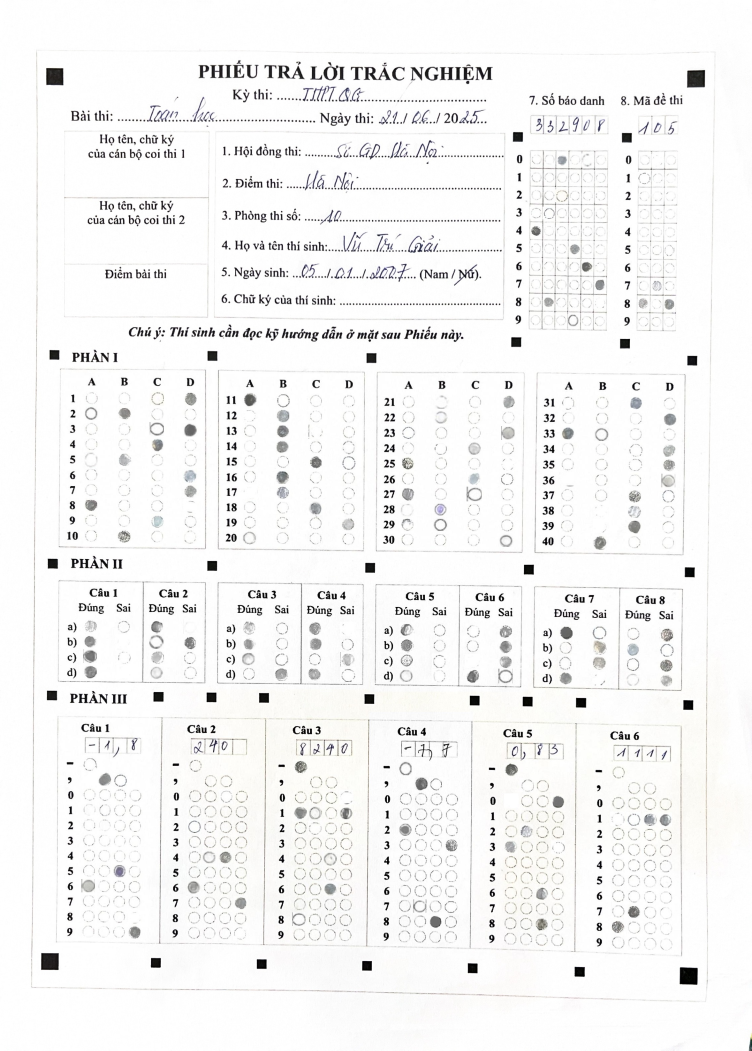
#> input picture IMG_1581_iter_1.jpg, 2255 x 3151 px, given as the content of the folder D:/2_DATA/IMG_TEST.jpg, which was not available (shown at 1/3 size)
$ python test_grid_centers_all.py
#> lines starting #> are read from the running program, lines starting #| are printed output that depends on the picture; after the words box and inside, x2 and y2 are one past the last pixel; in counts of white or black regions, pixels touching at a corner belong together; pictures that were not available may be replaced by others from this repository, and a replacement may not be noted
### image_processing.py
import cv2

def getNails(image_path):
    """
    Detects black squares in a given image and saves the output to a file.

    This function takes an image path, an output image path, and an output text path as input.
    It reads the image, processes it to find the centers of black squares, and saves the results
    in both an annotated image and a text file in YOLOv8 format.

    The coordinates of each detected square's center are also written beside the corresponding box
    in the annotated image.

    :param image_path: Path to the input image
    :param output_image_path: Path to the annotated output image
    :param output_txt_path: Path to the output text file
    :return: List of centers of the black squares in YOLOv8 format
    """
    image = cv2.imread(image_path)
#> image is the input picture: shape (3151, 2255, 3); mean B, G, R 244.1, 244.4, 244.6
    gray = cv2.cvtColor(image, cv2.COLOR_BGR2GRAY)
    gray = cv2.GaussianBlur(gray, (5, 5), 0)

    # Threshold the grayscale image
    _, thresh = cv2.threshold(gray, 128, 255, cv2.THRESH_BINARY_INV)
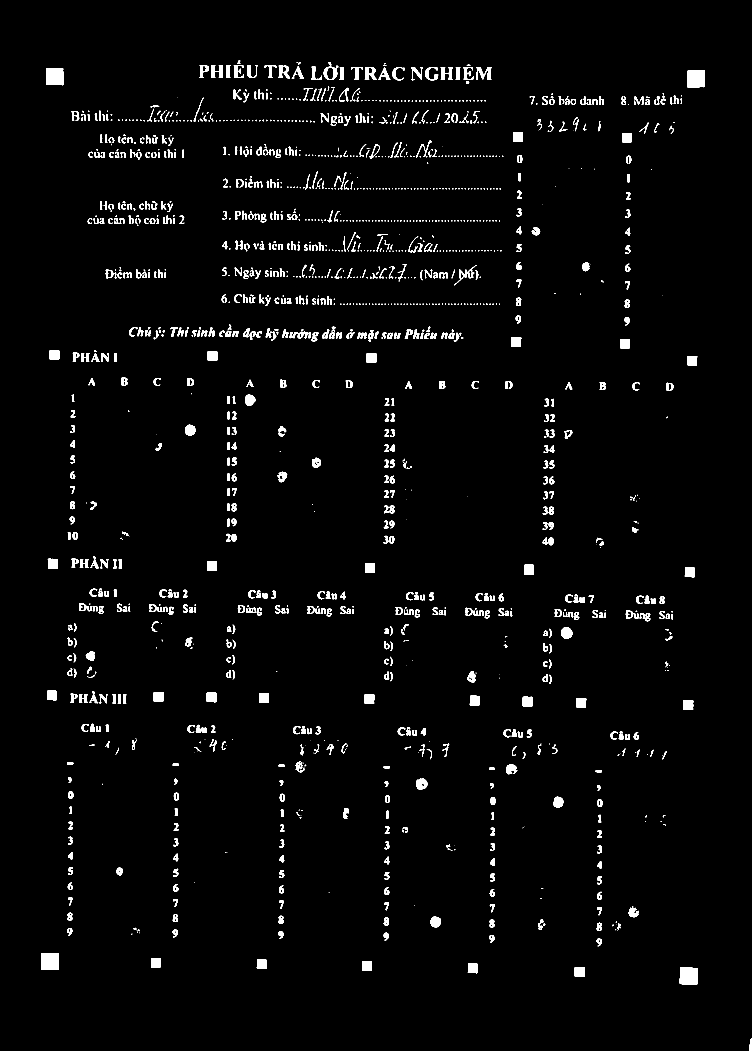
#> thresh: shape (3151, 2255) (shown at 1/3 size); 2.4% white; 1512 white regions (640 under 20 px)

    # Find contours in the thresholded image
    contours, _ = cv2.findContours(thresh, cv2.RETR_EXTERNAL, cv2.CHAIN_APPROX_SIMPLE)
#> contours = 1512 contours, 708 with area under 20; largest, box (x1, y1, x2, y2) and area: (2039, 2902, 2093, 2954) 2563, (2062, 210, 2115, 262) 2545, (124, 2860, 176, 2910) 2452, (139, 204, 190, 256) 2446, (971, 197, 1015, 240) 1288

    centers = []
    image_height, image_width = image.shape[:2]

    for contour in contours:
        # Approximate the contour to a polygon
        epsilon = 0.03 * cv2.arcLength(contour, True)
        approx = cv2.approxPolyDP(contour, epsilon, True)

        # Check if the polygon is a quadrilateral
        if len(approx) == 4:
            x, y, w, h = cv2.boundingRect(approx)
            aspect_ratio = w / float(h)

            # Ensure it's a square and of a reasonable size
            if 0.7 < aspect_ratio < 1.25 and w > 12 and h > 12:
                roi = thresh[y:y+h, x:x+w]
                black_pixels = cv2.countNonZero(roi)
                total_pixels = w * h
                fill_ratio = black_pixels / total_pixels

                # Check if the square is mostly filled
                if fill_ratio > 0.9:
                    M = cv2.moments(contour)
                    if M["m00"] != 0:
                        center_x = int(M["m10"] / M["m00"])
                        center_y = int(M["m01"] / M["m00"])

                        # Convert to YOLOv8 format
                        yolov8_x = center_x / image_width
                        yolov8_y = center_y / image_height

                        centers.append((yolov8_x, yolov8_y))

                        # Annotate the image
                        cv2.circle(image, (center_x, center_y), 5, (0, 0, 255), -1)
                        cv2.rectangle(image, (x, y), (x + w, y + h), (0, 255, 0), 2)

                        # Write coordinates beside the black box (Black text color)
                        coordinate_text = f"({yolov8_x:.4f}, {yolov8_y:.4f})"
                        cv2.putText(image, coordinate_text, (center_x + 10, center_y - 10),
                                    cv2.FONT_HERSHEY_SIMPLEX, 0.5, (0, 0, 0), 1, cv2.LINE_AA)
#> this loop made 1512 passes
#> (epsilon, approx, x, y, w, h, aspect_ratio, black_pixels) on passes 2 to 5: (6.06, [[2041, 2902], [2039, 2950], [2090, 2953], [2092, 2905]], 2039, 2902, 54, 52, 1.04, 2663), (3.35, [[1725, 2901], [1724, 2928], [1752, 2929], [1753, 2902]], 1724, 2901, 30, 29, 1.03, 865), (3.41, [[1404, 2890], [1404, 2918], [1430, 2919], [1431, 2891]], 1404, 2890, 28, 30, 0.933, 801), (3.25, [[1088, 2883], [1087, 2910], [1113, 2911], [1115, 2885]], 1087, 2883, 29, 29, 1, 811)
#> pass 2, in getNails, `roi = thresh[y:y+h, x:x+w]`:
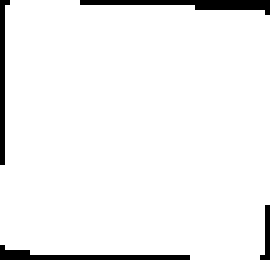
#> roi: shape (52, 54) (shown 5 times larger); 94.8% white; black in thin lines or dots
#> pass 3, in getNails, `roi = thresh[y:y+h, x:x+w]`:
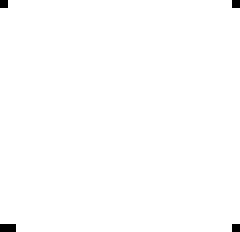
#> roi: shape (29, 30) (shown 8 times larger); 99.4% white; black in thin lines or dots
#> after the loop:
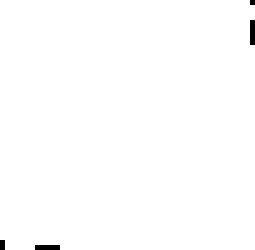
#> roi: shape (50, 51) (shown 5 times larger); 99.5% white; black in thin lines or dots
#> after the loop, centers = 31 pairs, first value 0.0661 to 0.925, second value 0.0727 to 0.929

    # [10 lines of commented-out code are left out]
    return centers

### grid_info.py
# bubble_detection.py
from sklearn.cluster import DBSCAN
import numpy as np
from bubble_classify import sort_to_convex_quadrilateral
def getDotsbetween(centers, dot1, dot2, axis=1):
    """
    Finds all dots with coordinates between the values of two given dots along a specified axis.

    :param centers: List of all points in the format [(x, y), ...]
    :param dot1: The first reference dot as (x, y)
    :param dot2: The second reference dot as (x, y)
    :param axis: The axis to filter by ('x' or 'y')
    :return: List of dots with coordinates between dot1 and dot2 on the specified axis
    """
    if axis not in (0, 1):
        raise ValueError("Invalid axis. Choose 'x' or 'y'.")

    # Extract the values for the chosen axis
    coord1, coord2 = dot1[axis], dot2[axis]

    # Determine the range (min and max values on the chosen axis)
    coord_min, coord_max = min(coord1, coord2)-0.004, max(coord1, coord2)+0.004

    # Filter points with coordinates within the range on the chosen axis
    dots_in_range = [
        point for point in centers if coord_min <= point[axis] <= coord_max
    ]

    return dots_in_range
# [14 lines left out: function linearForwardDot, not called in this run]

def flattenMatrix(matrix):
    """
    Flattens a matrix of tuples (x, y) into a single list of tuples.

    :param matrix: A 2D list (matrix) where each element is a tuple (x, y)
    :return: A flattened list of tuples
    """
    return [item for row in matrix for item in row]

def getGridmatrix(centers):
    """
    Finds the 5 points with the highest x values, sorts them by y values,
    and draws lines sequentially between consecutive points.

    Appends leftover points from centers (not in dots_matrix) to dots_matrix,
    with specific conditions for inclusion based on y-values.

    :param centers: List of center coordinates in YOLOv8 format [(x, y), ...]
    :return: Dots matrix containing points between drawn lines and leftover points
    """
    if len(centers) < 2:
        print("Not enough points to draw lines.")
        return []

    # Find the 5 points with the highest and lowest x values
    top_5_x_max = sorted(centers, key=lambda p: p[0], reverse=True)[:5]
    top_5_x_min = sorted(centers, key=lambda p: p[0])[:5]

    # Sort the points by their y values
    top_5_x_max_sorted_by_y = sorted(top_5_x_max, key=lambda p: p[1])
    top_5_x_min_sorted_by_y = sorted(top_5_x_min, key=lambda p: p[1])

    # Initialize the matrix to store dots found between pairs
    dots_matrix = []

    # Draw lines sequentially between the sorted points
    for i in range(len(top_5_x_max_sorted_by_y) - 1):
        point1 = top_5_x_max_sorted_by_y[i]
        point2 = top_5_x_max_sorted_by_y[i + 1]

    for i in range(len(top_5_x_min_sorted_by_y) - 1):
        point1 = top_5_x_min_sorted_by_y[i]
        point2 = top_5_x_min_sorted_by_y[i + 1]

    for i in range(len(top_5_x_min_sorted_by_y)):
        point1 = top_5_x_min_sorted_by_y[i]
        point2 = top_5_x_max_sorted_by_y[i]
        # Find dots between these two points
        # Sort from lowest x to highest
        dots_between = sorted(getDotsbetween(centers, point1, point2, 1), key=lambda p: p[0])
        # Add to the matrix
        dots_matrix.append(dots_between)

    # Complement the lost dot by vector trick
    dots_buffer = (0, 0)
    dots_matrix[1].append(dots_buffer)
    dots_matrix[1][4] = dots_matrix[1][3]

    dots_matrix[1][3] = (
        dots_matrix[1][4][0] - dots_matrix[2][4][0] + dots_matrix[2][3][0],  # x-coordinate
        dots_matrix[1][4][1] - dots_matrix[2][4][1] + dots_matrix[2][3][1]   # y-coordinate
    )

    # Get leftover points not in dots_matrix
    used_points = {tuple(dot) for row in dots_matrix for dot in row}
    leftover_points = [point for point in centers if tuple(point) not in used_points]

    # Sort leftover points by y-values
    leftover_sorted_by_y = sorted(leftover_points, key=lambda p: p[1])

    # Get the smallest and second smallest y-value points
    smallest_and_second_smallest_y = leftover_sorted_by_y[:2] if len(leftover_sorted_by_y) >= 2 else []
    #print("The smallest_and second smallest",smallest_and_second_smallest_y)
    # Find 2 nearest points to any point with y < dots_matrix[1][0]
    reference_y = dots_matrix[1][0][1]-0.004
    smaller_y_points = [point for point in leftover_points if point[1] < reference_y]
    nearest_points = sorted(smaller_y_points, key=lambda p: abs(p[1] - reference_y))[:2]
    #print("nearest point is",nearest_points)
    # Append the specific leftover points to the matrix
    dots_matrix.append(smallest_and_second_smallest_y)
    dots_matrix[5].append(nearest_points[0])
    dots_matrix[5].append(nearest_points[1])
    #print("The dotmatrix5 is ",dots_matrix[5])
    return dots_matrix

# [37 lines left out: function getExtractsections, not called in this run]

# [4 lines that do not run on import are left out]

### visualization.py
# visualization.py
import cv2
import matplotlib.pyplot as plt
from utilities import generate_random_colors
import random


def drawDots(image_path, dots, output_path="draw_dots.jpg", dot_radius=10,random_color = 0):
    """
    Draws large dots on an image based on YOLOv8 format coordinates with random colors.

    :param image_path: Path to the input image
    :param dots: A list of (x, y) coordinates scaled between 0 and 1
    :param output_path: Path to save the output image with dots drawn
    :param dot_radius: Radius of the dots (default is 10)
    :return: None (saves the output image to `output_path`)
    """
    # Load the image
    image = cv2.imread(image_path)
    if image is None:
        raise FileNotFoundError(f"Image not found at {image_path}")

    height, width, _ = image.shape

    if random_color == 1:
        # Generate a random color in BGR format
        color = (random.randint(0, 255), random.randint(0, 255), random.randint(0, 255))
    else:
        color = (0,0,255)
    # Draw each dot on the image with a random color
    for dot in dots:
        # Convert normalized coordinates to pixel values
        x = int(dot[0] * width)
        y = int(dot[1] * height)

        # Draw a circle (dot) on the image
        cv2.circle(image, (x, y), dot_radius, color, thickness=-1)  # -1 fills the circle

    # Save the output image
    cv2.imwrite(output_path, image)
    print(f"Output image saved at {output_path}")

# [52 lines left out: functions drawClustereddots, visualize_batches, not called in this run]

### test_grid_centers_all.py
import os
import image_processing
import grid_info
import visualization

# Directories
input_dir = 'D:\\2_DATA\\IMG_TEST.jpg'
output_dir = 'D:\\2_DATA\\IMG_RESULT.jpg'

# Ensure the output directory exists
if not os.path.exists(output_dir):
    os.makedirs(output_dir)

# Iterate over all images in the input directory
for filename in os.listdir(input_dir):
    if filename.lower().endswith(('.jpg', '.jpeg', '.png')):  # Process image files only
        input_image_path = os.path.join(input_dir, filename)
        output_image_path = os.path.join(output_dir, f"processed_{filename}")

        try:
            # Process the image
            centers = image_processing.getNails(input_image_path)
            gridmatrix = grid_info.getGridmatrix(centers)
#> in getGridmatrix, `top_5_x_max = sorted(centers, key=lambda p: p[0], reverse=True)[:5]`: top_5_x_max = [(0.925, 0.0746), (0.921, 0.343), (0.917, 0.545), (0.916, 0.929), (0.915, 0.671)]
#> in getGridmatrix, `top_5_x_min = sorted(centers, key=lambda p: p[0])[:5]`: top_5_x_min = [(0.0661, 0.915), (0.0687, 0.662), (0.0696, 0.536), (0.0723, 0.338), (0.0723, 0.0727)]
#> in getGridmatrix, `top_5_x_max_sorted_by_y = sorted(top_5_x_max, key=lambda p: p[1])`: top_5_x_max_sorted_by_y = [(0.925, 0.0746), (0.921, 0.343), (0.917, 0.545), (0.915, 0.671), (0.916, 0.929)]
#> in getGridmatrix, `top_5_x_min_sorted_by_y = sorted(top_5_x_min, key=lambda p: p[1])`: top_5_x_min_sorted_by_y = [(0.0723, 0.0727), (0.0723, 0.338), (0.0696, 0.536), (0.0687, 0.662), (0.0661, 0.915)]
#> the loop in getGridmatrix, `for i in range(len(top_5_x_max_sorted_by_y) - 1):` made 4 passes
#> (point1, point2) on passes 1 to 4: ((0.925, 0.0746), (0.921, 0.343)), ((0.921, 0.343), (0.917, 0.545)), ((0.917, 0.545), (0.915, 0.671)), ((0.915, 0.671), (0.916, 0.929))
#> the loop in getGridmatrix, `for i in range(len(top_5_x_min_sorted_by_y) - 1):` made 4 passes
#> (point1, point2) on passes 1 to 4: ((0.0723, 0.0727), (0.0723, 0.338)), ((0.0723, 0.338), (0.0696, 0.536)), ((0.0696, 0.536), (0.0687, 0.662)), ((0.0687, 0.662), (0.0661, 0.915))
#> the loop in getGridmatrix, `for i in range(len(top_5_x_min_sorted_by_y)):` made 5 passes
#> (point1, point2) on passes 2 to 5: ((0.0723, 0.338), (0.921, 0.343)), ((0.0696, 0.536), (0.917, 0.545)), ((0.0687, 0.662), (0.915, 0.671)), ((0.0661, 0.915), (0.916, 0.929))
#> after the loop in getGridmatrix, `for i in range(len(top_5_x_min_sorted_by_y)):`: dots_matrix = 5 items
#> in getGridmatrix, `used_points = {tuple(dot) for row in dots_matrix for dot in row}`: used_points = 28 items
#> in getGridmatrix, `leftover_points = [point for point in centers if tuple(point) not in u..`: leftover_points = [(0.831, 0.327), (0.686, 0.325), (0.834, 0.131), (0.689, 0.13)]
#> in getGridmatrix, `leftover_sorted_by_y = sorted(leftover_points, key=lambda p: p[1])`: leftover_sorted_by_y = [(0.689, 0.13), (0.834, 0.131), (0.686, 0.325), (0.831, 0.327)]
#> in getGridmatrix, `smallest_and_second_smallest_y = leftover_sorted_by_y[:2] if len(lefto..`: smallest_and_second_smallest_y = [(0.689, 0.13), (0.834, 0.131)]
#> in getGridmatrix, `reference_y = dots_matrix[1][0][1]-0.004`: reference_y = 0.334
#> in getGridmatrix, `smaller_y_points = [point for point in leftover_points if point[1] < r..`: smaller_y_points has the same summary as leftover_points
#> in getGridmatrix, `nearest_points = sorted(smaller_y_points, key=lambda p: abs(p[1] - ref..`: nearest_points = [(0.831, 0.327), (0.686, 0.325)]
#> gridmatrix = 6 items
            flaten_matrix = grid_info.flattenMatrix(gridmatrix)
#> flaten_matrix = 32 pairs, first value 0.0661 to 0.925, second value 0.0727 to 0.929

            # Visualize and save the output
            visualization.drawDots(input_image_path, flaten_matrix, output_path=output_image_path)
#> the loop in drawDots, `for dot in dots:` made 32 passes
#> (dot, x, y) on passes 1 to 8: ((0.0723, 0.0727), 163, 229), ((0.925, 0.0746), 2087, 235), ((0.0723, 0.338), 163, 1064), ((0.282, 0.339), 636, 1067), ((0.494, 0.341), 1114, 1073), ((0.707, 0.341), 1594, 1073), ((0.921, 0.343), 2076, 1081), ((0.0696, 0.536), 157, 1690)
            print(f"Processed and saved: {output_image_path}")
        except Exception as e:
            print(f"Error processing {filename}: {e}")

print("Processing complete.")
